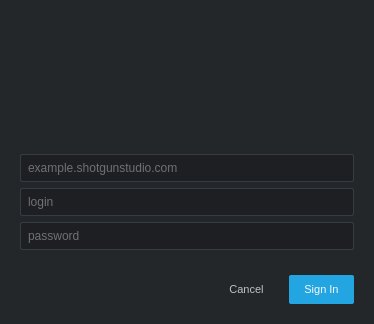
<?xml version="1.0" encoding="UTF-8"?>
<ui version="4.0">
 <class>LoginDialog</class>
 <widget class="QDialog" name="LoginDialog">
  <property name="windowModality">
   <enum>Qt::ApplicationModal</enum>
  </property>
  <property name="geometry">
   <rect>
    <x>0</x>
    <y>0</y>
    <width>374</width>
    <height>324</height>
   </rect>
  </property>
  <property name="styleSheet">
   <string notr="true">QWidget
{
    background-color:  rgb(36, 39, 42);
    color: rgb(192, 193, 195);
    selection-background-color: rgb(168, 123, 43);
    selection-color: rgb(230, 230, 230);
    font-size: 11px;
}

QPushButton
{
	background-color: transparent;
	border-radius: 2px;
	padding: 8px;
	padding-left: 15px;
	padding-right: 15px;
}

QLineEdit
{
	background-color: rgb(29, 31, 34);
	border: 1px solid rgb(54, 60, 66);
	border-radius: 2px;
	padding: 5px;
    font-size: 12px;
}

QLineEdit:focus
{
	border: 1px solid rgb(48, 167, 227);

}</string>
  </property>
  <property name="modal">
   <bool>true</bool>
  </property>
  <layout class="QVBoxLayout" name="verticalLayout_2" stretch="1,0,0,0,0,0">
   <property name="margin">
    <number>20</number>
   </property>
   <item>
    <layout class="QHBoxLayout" name="horizontalLayout" stretch="0">
     <property name="spacing">
      <number>0</number>
     </property>
     <property name="sizeConstraint">
      <enum>QLayout::SetMinAndMaxSize</enum>
     </property>
     <item>
      <widget class="AspectPreservingLabel" name="logo">
       <property name="sizePolicy">
        <sizepolicy hsizetype="Preferred" vsizetype="Preferred">
         <horstretch>0</horstretch>
         <verstretch>0</verstretch>
        </sizepolicy>
       </property>
       <property name="maximumSize">
        <size>
         <width>250</width>
         <height>150</height>
        </size>
       </property>
       <property name="text">
        <string/>
       </property>
       <property name="alignment">
        <set>Qt::AlignCenter</set>
       </property>
       <property name="textInteractionFlags">
        <set>Qt::NoTextInteraction</set>
       </property>
      </widget>
     </item>
    </layout>
   </item>
   <item>
    <widget class="QLineEdit" name="site">
     <property name="minimumSize">
      <size>
       <width>308</width>
       <height>0</height>
      </size>
     </property>
     <property name="placeholderText">
      <string>example.shotgunstudio.com</string>
     </property>
    </widget>
   </item>
   <item>
    <widget class="QLineEdit" name="login">
     <property name="minimumSize">
      <size>
       <width>308</width>
       <height>0</height>
      </size>
     </property>
     <property name="placeholderText">
      <string>login</string>
     </property>
    </widget>
   </item>
   <item>
    <widget class="QLineEdit" name="password">
     <property name="minimumSize">
      <size>
       <width>308</width>
       <height>0</height>
      </size>
     </property>
     <property name="echoMode">
      <enum>QLineEdit::Password</enum>
     </property>
     <property name="placeholderText">
      <string>password</string>
     </property>
    </widget>
   </item>
   <item>
    <widget class="QLabel" name="message">
     <property name="sizePolicy">
      <sizepolicy hsizetype="Preferred" vsizetype="Fixed">
       <horstretch>0</horstretch>
       <verstretch>0</verstretch>
      </sizepolicy>
     </property>
     <property name="text">
      <string/>
     </property>
     <property name="alignment">
      <set>Qt::AlignLeading|Qt::AlignLeft|Qt::AlignVCenter</set>
     </property>
     <property name="wordWrap">
      <bool>true</bool>
     </property>
     <property name="margin">
      <number>4</number>
     </property>
    </widget>
   </item>
   <item>
    <layout class="QHBoxLayout" name="button_layout" stretch="1,0,0">
     <property name="spacing">
      <number>10</number>
     </property>
     <property name="leftMargin">
      <number>5</number>
     </property>
     <item>
      <spacer name="sign_in_hspacer">
       <property name="orientation">
        <enum>Qt::Horizontal</enum>
       </property>
       <property name="sizeHint" stdset="0">
        <size>
         <width>40</width>
         <height>20</height>
        </size>
       </property>
      </spacer>
     </item>
     <item>
      <widget class="QPushButton" name="cancel">
       <property name="styleSheet">
        <string notr="true"/>
       </property>
       <property name="text">
        <string>Cancel</string>
       </property>
       <property name="autoDefault">
        <bool>false</bool>
       </property>
       <property name="flat">
        <bool>true</bool>
       </property>
      </widget>
     </item>
     <item>
      <widget class="QPushButton" name="sign_in">
       <property name="styleSheet">
        <string notr="true">color: rgb(248, 248, 248);
background-color: rgb(35, 165, 225);</string>
       </property>
       <property name="text">
        <string>Sign In</string>
       </property>
       <property name="autoDefault">
        <bool>false</bool>
       </property>
       <property name="default">
        <bool>true</bool>
       </property>
       <property name="flat">
        <bool>true</bool>
       </property>
      </widget>
     </item>
    </layout>
   </item>
  </layout>
 </widget>
 <customwidgets>
  <customwidget>
   <class>AspectPreservingLabel</class>
   <extends>QLabel</extends>
   <header>.aspect_preserving_label</header>
  </customwidget>
 </customwidgets>
 <resources>
  <include location="resources.qrc"/>
 </resources>
 <connections/>
</ui>
